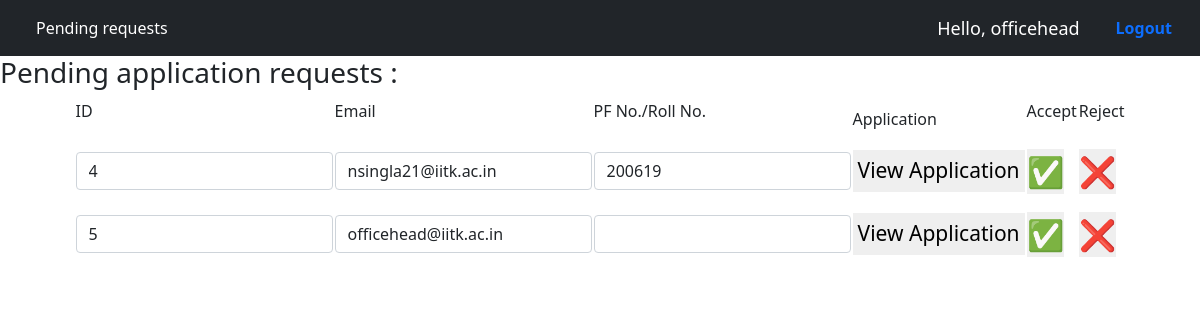
The app's page /pending (signed in), older data.
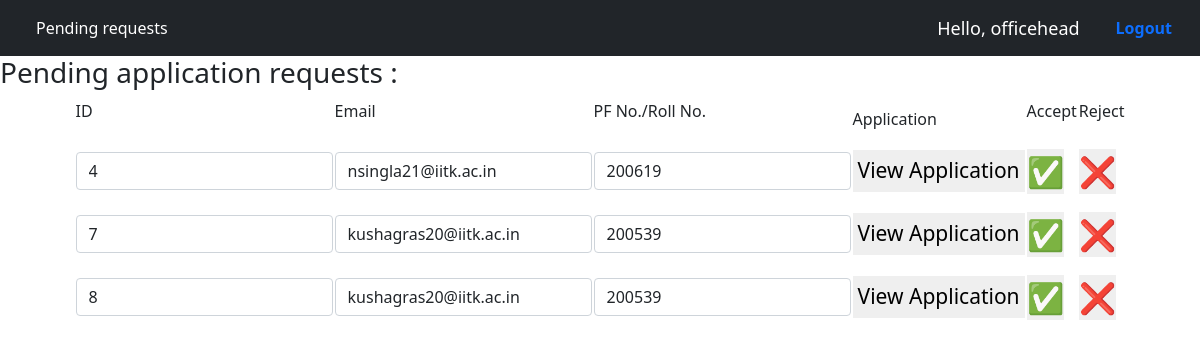
The same page, newer data.
### home/models.py (models this page shows, shortened)
class Application(models.Model):
    profile=models.ForeignKey(User_profile,on_delete=models.CASCADE,related_name="applications")
    block_yr=models.CharField(default='' , max_length=122)
    email=models.EmailField(default='user@iitk.ac.in',max_length=30)
    rollno=models.CharField(default='' , max_length=122)
    basic_pay=models.CharField(default='' , max_length=122)
    Name=models.CharField(default='NA',max_length=122)
    Designation=models.CharField(default='NA',max_length=122)
    section=models.CharField(default='NA',max_length=122)
    avail=models.CharField(default='NA',max_length=122)
    duration=models.CharField(default='' , max_length=122)
    departure=models.CharField(default='' , max_length=122)
    nature=models.CharField(default='NA',max_length=122)
    Purpose=models.CharField(default='NA',max_length=122)
    place=models.CharField(default='NA',max_length=122)
    place1=models.CharField(default='NA',max_length=122)
    address=models.CharField(default='NA',max_length=122)
    mode=models.CharField(default='NA',max_length=122)
    Name1=models.CharField(default='NA',max_length=122)
    Age1=models.CharField(default='' , max_length=122)
    Name2=models.CharField(default='NA',max_length=122)
    Age2=models.CharField(default='' , max_length=122)
    Name3=models.CharField(default='NA',max_length=122)
    Age3=models.CharField(default='' , max_length=122)
    advance=models.CharField(default='' , max_length=122)
    REJECTED = 0
    PENDING = -1
    ACCEPTED = 1
    Status = (
        (REJECTED, 'Cancelled'),
        (PENDING, 'Pending for admin approval'),
        (ACCEPTED, 'Request accepted'),
    )
    status = models.IntegerField(choices=Status, default=PENDING)

### home/views.py (the view, shortened to what this page needs)
# urls.py: path('pending',views.pending_requests, name="pending"),
@login_required
def pending_requests(request):
    if request.user.groups.filter(name="Office"):
        d=Application.objects
        request.method=="hmm"
        print(request.method)
        return render(request,'pending.html',context={'Applications':d.filter(status=Application.PENDING)})
    else:
        messages.warning(request,"You are not allowed for this request")
        return redirect("/home")

### templates/pending.html (shortened to what this page needs)
{% extends 'officebase.html' %}
{% block body %}
<h3>Pending application requests : </h3>
<table style="margin: 0 auto; ">
  <tr>
    <td>
      <div class="form-group mb-3" >
        <label class="form-label" for="id">ID</label>
    </div>
    </td>
    <td>
      <div class="form-group mb-3" >
        <label class="form-label" for="email">Email</label>
    </div>
    </td>
    <td>
      <div class="form-group mb-3" >
        <label class="form-label" for="joining">PF No./Roll No.</label>
    </div>
    </td>
    <td>
      <div class="form-group mb-6" >
        <label class="form-label" for="basic_pay">Application</label>
    </div>
    </td>
    <td>
      <div class="form-group mb-3" >
        <label class="form-label" for="accept">Accept</label>
    </div>
    </td>
    <td>
      <div class="form-group mb-3" >
        <label class="form-label" for="reject">Reject</label>
    </div>
    </td>
  </tr>
    {% for event in Applications%}
    <tr>
        <td>
            <div class="form-group mb-3" >
                <input class="form-control" type="text" id="id" name="id" value="{{event.pk}}">
            </div>
        </td>
        <td>
            <div class="form-group mb-3" >
                <input class="form-control" type="text" id="id" name="id" value="{{event.email}}">
            </div>
        </td>
        <td>
          <div class="form-group mb-3" >
              <input class="form-control" type="text" id="id" name="id" value="{{event.rollno}}">
          </div>
        </td>
        <form method="post" action="{%url 'pending'%}">
          <td>
            <div class="form-group mb-3" >
                <button type="submit" name="accept" value="viewapplication" style="padding: 5px;border-width: 0px;">
                <span style="font-size: 21px;">View Application</span>
                </button>
            </div>
          </td>
        <td>
          <div class="form-group mb-3" >
              <button type="submit" name="accept" value="yes" style="padding: 0px;border-width: 0px;">
              <span style="font-size: 30px;">&#9989;</span>
              </button>
          </div>
        </td>
        <td>
          <div class="form-group mb-3" >
            <button type="submit" name="accept"  value="no" style="padding: 0px;border-width: 0px;">
              <span style="font-size: 30px;">&#10060;</span>
            </button>
          </div>
        </td>
      </form>
    </tr>
    {% endfor %}
</table>
{% endblock body %}

### templates/officebase.html (shortened to what this page needs)
{% extends 'baseportal.html' %}
{% block head %}
  <link href="https://cdn.jsdelivr.net/npm/bootstrap@5.1.3/dist/css/bootstrap.min.css" rel="stylesheet">
{% endblock head %}
{% block nav %}
<nav class="navbar navbar-expand-lg navbar-dark bg-dark">
  <div class="container-fluid">
    <div class="collapse navbar-collapse" id="navbarSupportedContent">
      <ul class="navbar-nav me-auto mb-2 mb-lg-0">
        <li class="nav-item">
          <a class="nav-link active" aria-current="page" href="/pending">Pending requests</a>
        </li>
      </ul>
      <span class="hello-msg"><p style="margin-top: auto; margin-bottom: auto;" >Hello, {{request.user}} </p></span>
      <span ><a class="nav-link" href="{% url 'logout' %}"><b>Logout</b></a></span>
    </div>
  </div>
</nav>
{% endblock nav %}

### templates/baseportal.html (shortened to what this page needs)
<!DOCTYPE html>
<html>
<head>
    <link href="https://cdn.jsdelivr.net/npm/bootstrap@5.1.3/dist/css/bootstrap.min.css" rel="stylesheet">
	{% block head %}{% endblock head %}
</head>
<body>
    {% block nav %}{% endblock nav %}
	{%block body%}{%endblock body%}
</body>
</html>

### templates/officebase.html (style rules this page uses)
.hello-msg { font-size: 18px; color: #fff; margin-right: 20px; }

Row changes from the older to the newer data that the page shows:
no longer on this page (row edited): Application: id "5", id "officehead@iitk.ac.in"
added Application: id "7", id "kushagras20@iitk.ac.in", id "200539"
added Application: id "8", id "kushagras20@iitk.ac.in", id "200539"
